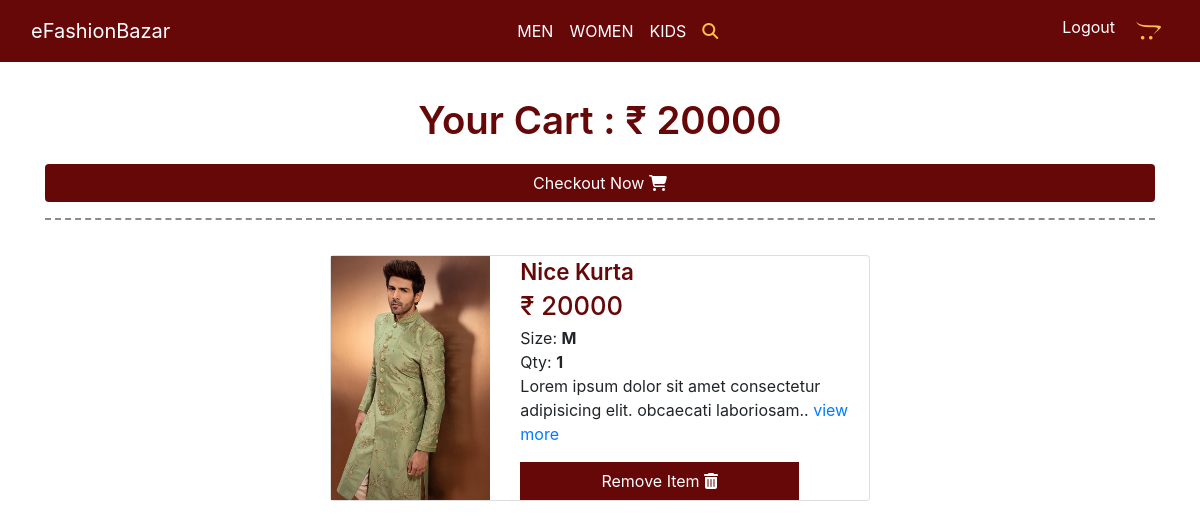
The app's page /cart/ (signed in) with its own data.
### products/models.py (models this page shows, shortened)
class Order(models.Model):
    user = models.ForeignKey(User, on_delete=models.CASCADE)
    ref_code = models.CharField(max_length=20)
    items = models.ManyToManyField(OrderItem)
    start_date = models.DateTimeField(auto_now_add=True)
    ordered_date = models.DateTimeField()
    ordered = models.BooleanField(default=False)
    address = models.ForeignKey('Address', on_delete=models.SET_NULL, null=True, blank=True)
    coupon = models.ForeignKey('CouponCode', on_delete=models.SET_NULL, null=True, blank=True)
    being_delivered = models.BooleanField(default=False)
    recieved = models.BooleanField(default=False)
    refund_requested = models.BooleanField(default=False)
    refund_granted = models.BooleanField(default=False)
    def get_total(self):
        total = 0
        for order_item in self.items.all():
            total += order_item.get_final_price()
        if self.coupon and total>1:
            total -= self.coupon.amount
        return total

class OrderItem(models.Model):
    SIZE_OPTION = [
        ('S', 'S'),
        ('M', 'M'),
        ('L', 'L'),
        ('XL', 'XL'),
        ('2XL', '2XL'),
    ]
    user = models.ForeignKey(User, on_delete=models.CASCADE)
    ordered = models.BooleanField(default=False)
    item = models.ForeignKey(Item, on_delete=models.CASCADE)
    quantity = models.IntegerField(default=1)
    size = models.CharField(max_length=100, choices=SIZE_OPTION, null=True)
    def get_total_item_price(self):
        return self.quantity * self.item.p_price
    def get_final_price(self):
        if self.item.p_dis_price:
            return self.get_total_discount_item_price()
        return self.get_total_item_price()

class Item(models.Model):
    category = models.ForeignKey(Category, on_delete=models.CASCADE)
    p_name = models.CharField(max_length=200)
    p_image = models.ImageField(upload_to='Items')
    second_img = models.ImageField(upload_to='Second Img', null=True, blank=True)
    third_img = models.ImageField(upload_to='Third Img', null=True, blank=True)
    p_price = models.IntegerField()
    p_dis_price = models.IntegerField()
    p_desc = models.TextField()
    small_size = models.BooleanField(null=True)
    medium_size = models.BooleanField(null=True)
    large_size = models.BooleanField(null=True)
    xl_size = models.BooleanField(null=True)
    xxl_size = models.BooleanField(null=True)
    p_slug = models.SlugField(max_length=200)

### products/views.py (the view)
# urls.py: path('cart/', cart_view, name="cart"),
@login_required
def cart_view(request):
    try:
        cart_items = Order.objects.get(user=request.user, ordered=False)
        context = {
            'cart':cart_items,
        }
        return render(request, 'cart.html', context)
    except ObjectDoesNotExist:
        messages.info(request, "No item in your cart!")
        return redirect('/')

### products/templates/cart.html
{% extends 'base.html' %} {% block mainCont %} {% load static %}
<section class="cartSec">
    <div class="container">
      <div class="row">
        <div class="col-lg-12 col-12">
          <p class="text-center categoriesMainTitle">
            Your Cart : ₹ {{cart.get_total}}
          </p>
          {% if cart.items.all %}
          <a class="btn text-center checkoutNowBtn" href="/checkout/">Checkout Now <i class="fas fa-shopping-cart"></i></a>
          {% else %}
          <a class="btn text-center checkoutNowBtn" href="/">Continue Shopping <i class="fas fa-shopping-cart"></i></a>
          {% endif %}
          <hr class="style5">
        </div>
      </div>
      <div class="row">
        {% for i in cart.items.all %}
        <div class="col-lg-6 col-md-10 col-12 m-auto">
          <div class="card cartSecCard">
            <div class="row">
              <div class="col-lg-4 col-md-4 col-4">
                <a href="#">
                <img src="{{i.item.p_image.url}}" class="img-fluid cartSecCardImage" alt="">
                </a>
              </div>
              <div class="col-lg-8 col-md-8 col-8">
                <a href="#">
                <p class="card-title cartSecCardTitle">
                  {{i.item.p_name}}
                </p>
              </a>
                <p class="cartSecCardPrice">
                  ₹ {{i.item.p_price}}
                </p>
                <p class="cartSecCardSize">
                  Size: <strong>{{i.size}}</strong>
                </p>
                <p class="cartSecCardSize">
                  Qty: <strong> {{i.quantity}} </strong>
                </p>
                <p class="cartSecCardPara d-none d-sm-none d-md-block d-lg-block">
                  Lorem ipsum dolor sit amet consectetur adipisicing elit.
                  obcaecati laboriosam.. <a href="#">view more</a>
                </p>
                <a class="btn cartSecCardBtn" href="{% url 'remove-from-cart' i.item.id i.size %}">Remove Item <i class="fa fa-trash" aria-hidden="true"></i></a>
              </div>
            </div>
          </div>
        </div>
        {% endfor %}
    </div>
  </section>
{% endblock mainCont %}

### products/static/css/itsmystyle.css (style rules this page uses)
html { scroll-behavior: smooth; }
* { margin: 0; padding: 0; box-sizing: border-box; }
a { text-decoration: none; }
:root { --mainCol: #fcbf49; --bgMainCol: #ffffff; --seconMainBgCol: #660708; --txtCol: #000000; --sidenavtxtcol: #ffffff; }
.categoriesMainTitle { font-size: 2.4rem; font-weight: 600; line-height: 1.4; color: var(--seconMainBgCol); }
hr.style5 { background-color: #fff; border-top: 2px dashed #8c8b8b; }
.cartSec { width: 100%; height: auto; margin-top: 2rem; margin-bottom: 2rem; }
.cartSecCard { width: 100%; height: auto; margin-top: 1.2rem; }
.cartSecCardImage { width: 100%; height: 100%; }
.cartSecCardTitle { font-size: 1.4rem; font-weight: 600; line-height: 1.4; color: var(--seconMainBgCol); margin-bottom: 0rem; }
.cartSecCardPrice { font-size: 1.6rem; font-weight: 500; margin-bottom: 0rem; color: var(--seconMainBgCol); }
.cartSecCardSize { font-size: 1rem; margin-bottom: 0rem; }
.cartSecCardBtn { width: 80%; background-color: var(--seconMainBgCol); border-radius: 2px solid var(--seconMainBgCol); color: #ffffff; }
.checkoutNowBtn { width: 100%; color: #ffffff; background-color: var(--seconMainBgCol); }

### records on screen
Order: get_total "20000"
OrderItem: item.p_image (picture), item.p_name "Nice Kurta", item.p_price "20000", size "M", quantity "1"
